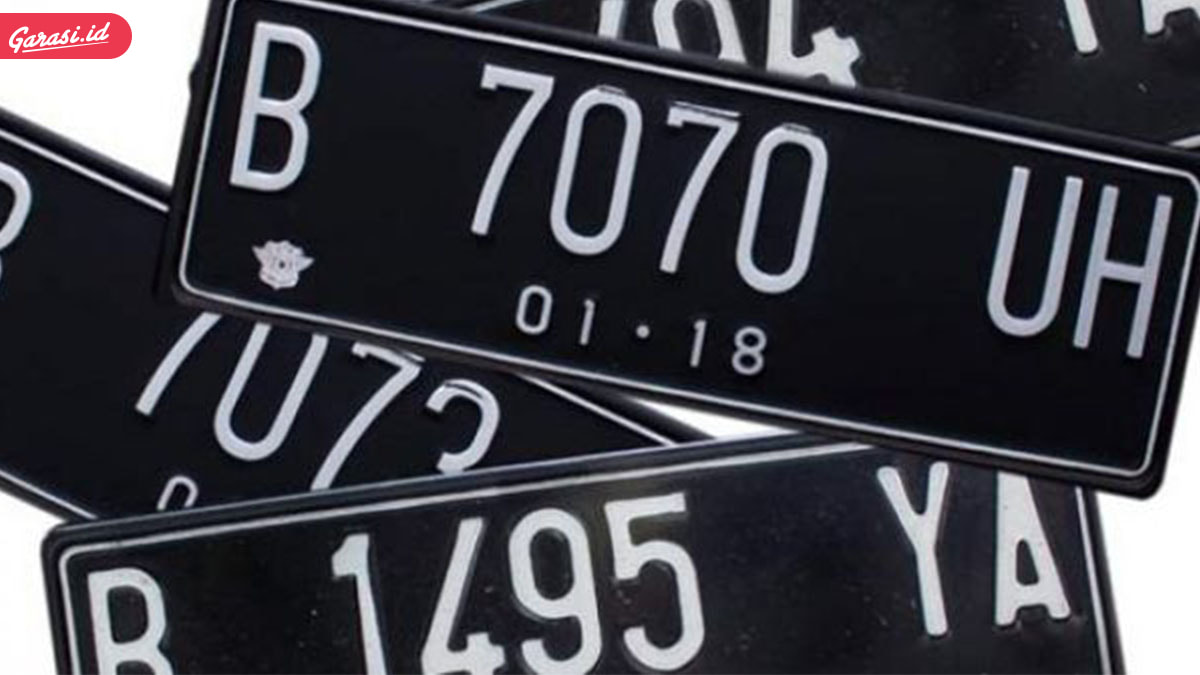
#> input picture Plat Kendaraan.jpeg, 1200 x 675 px
$ python main.py
#> lines starting #> are read from the running program, lines starting #| are printed output that depends on the picture; after the words box and inside, x2 and y2 are one past the last pixel; in counts of white or black regions, pixels touching at a corner belong together
# menambahkan library
import cv2
import numpy as np
import random

def random_cropping(img, crop_size):
    h, w = img.shape[:2]
    if h < crop_size[0] or w < crop_size[1]:
        raise ValueError("Ukuran potongan harus lebh kecil dari dimensi gambar")

    x = random.randint(0, w - crop_size[1])
    y = random.randint(0, h - crop_size[0])

    return img[y:y+crop_size[0], x:x+crop_size[1]]

def half_size_center_cropping(img):
    h, w = img.shape[:2]
    crop_h, crop_w = h // 2, w // 2
    start_x = w // 4
    start_y = h // 4

    return img[start_y:start_y+crop_h, start_x:start_x+crop_w]

def invert_colors(img):
    return 255 - img

def add_salt_and_pepper_noise(image, amount=0.004):
#> called with amount = 0.004
    row, col, ch = image.shape
#> row = 675; col = 1200; ch = 3
    s_vs_p = 0.5
    out = np.copy(image)

    num_salt = np.ceil(amount * image.size * s_vs_p)
#> num_salt = 4860
    num_pepper = np.ceil(amount * image.size * (1. - s_vs_p))
#> num_pepper = 4860

    # Salt
    for _ in range(int(num_salt)):
        i = np.random.randint(0, row - 1)
        j = np.random.randint(0, col - 1)
        out[i, j] = 1
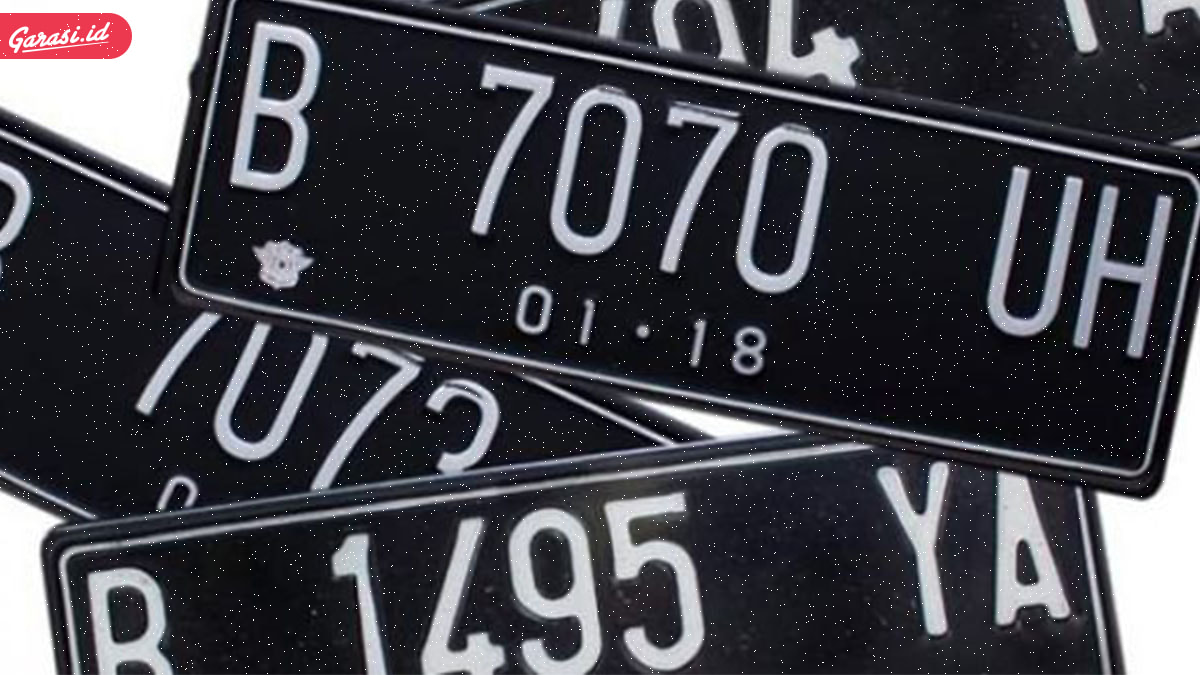
#> out: shape (675, 1200, 3) float32; mean B, G, R 0.289, 0.263, 0.263

    # Pepper
    for _ in range(int(num_pepper)):
        i = np.random.randint(0, row - 1)
        j = np.random.randint(0, col - 1)
        out[i, j] = 0
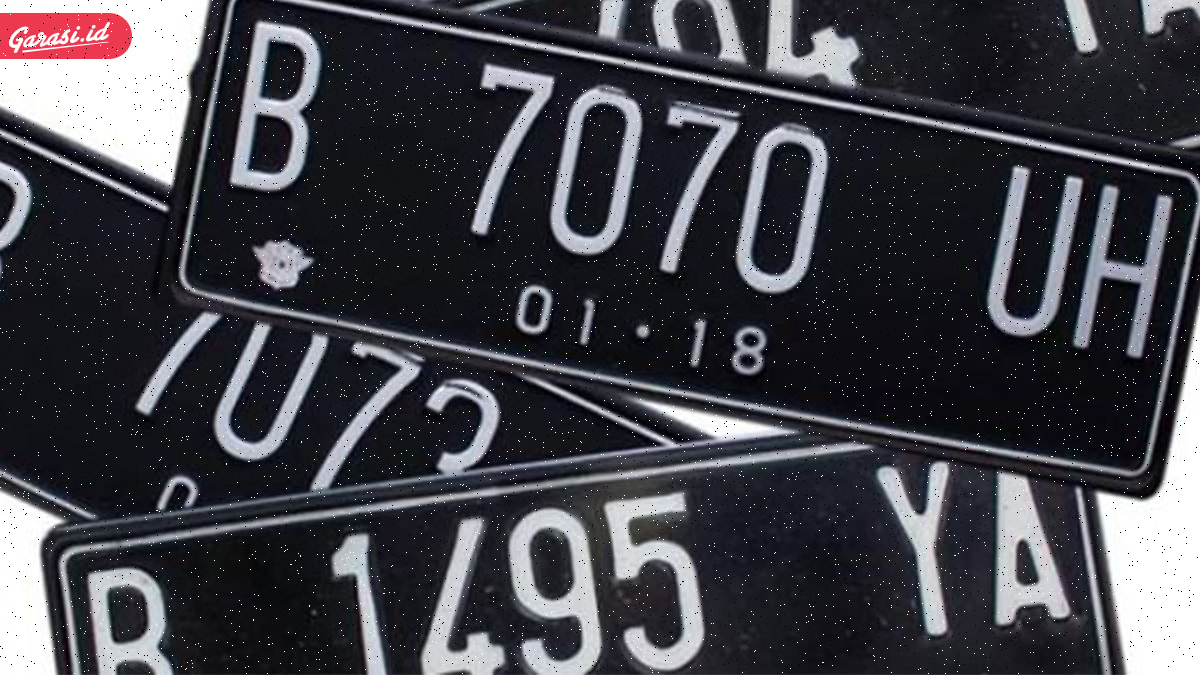
#> out: shape (675, 1200, 3) float32; 0.6% of pixels changed, all inside (x1, y1, x2, y2) = (0, 0, 1199, 674)

    return out

def add_gaussian_noise(image, mean=0, sigma=0.1):
#> called with mean = 0, sigma = 0.1
    row, col, ch = image.shape
#> row = 675; col = 1200; ch = 3
    gaussian = np.random.normal(mean, sigma, (row, col, ch))
    gaussian = gaussian.reshape(row, col, ch)
    noisy = image + gaussian
    return noisy

def rotate_image(image, angle):
    h, w = image.shape[:2]
    center = (w / 2, h / 2)

    rotation_matrix = cv2.getRotationMatrix2D(center, angle, 1.0)

    rotated_image = cv2.warpAffine(image, rotation_matrix, (w, h))
    return rotated_image

def flip_vertical(image):
    return cv2.flip(image, 0)

def flip_horizontal(image):
    return cv2.flip(image, 1)

# menambahkan gambar
image = cv2.imread('Plat Kendaraan.jpeg').astype(np.float32) / 255

# menambahkan salt and pepper noise
image_sp_noise = add_salt_and_pepper_noise(image)

# manambahkan gaussian noise
image_gaussian_noise = add_gaussian_noise(image)

# random cropping
crop_size = (300, 400)

image_random_cropped = random_cropping(image_sp_noise, crop_size)
image_center_cropped = half_size_center_cropping(image_gaussian_noise)

image_random_cropped_8u = cv2.convertScaleAbs(image_random_cropped)
image_center_cropped_8u = cv2.convertScaleAbs(image_center_cropped)

# invert warna
image_random_cropped_invert = 1 - image_random_cropped
image_center_cropped_invert = 1 - image_center_cropped

image_random_cropped_invert_8u = cv2.convertScaleAbs(image_random_cropped_invert * 255)
image_center_cropped_invert_8u = cv2.convertScaleAbs(image_center_cropped_invert * 255)

# rotate
rotate_image = rotate_image(image_random_cropped_invert_8u, 45)
flipped_vertically_image = flip_vertical(image_random_cropped_invert_8u)
flipped_horizontally_image = flip_vertical(image_center_cropped_invert_8u)
#> in flip_vertical (call 2), `return cv2.flip(image, 0)`:
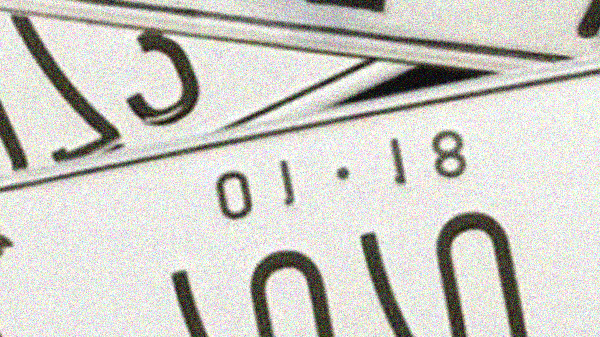
#> returned value: shape (337, 600, 3); mean of channels 0, 1, 2 197.7, 204.3, 205.4; drawn as B, G, R

# konversi ke grayscale
gray_random_cropped = cv2.cvtColor(image_random_cropped_8u, cv2.COLOR_BGR2GRAY)
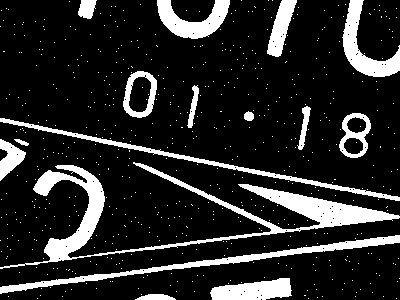
#> gray_random_cropped: shape (300, 400); values 0 (black) and 1 (white), 16% white; 599 white regions (583 under 20 px), largest, box (x1, y1, x2, y2) and area: (0, 162, 400, 269) 6417, (0, 235, 400, 294) 2359, (0, 118, 400, 201) 1729
gray_center_cropped = cv2.cvtColor(image_center_cropped_8u, cv2.COLOR_BGR2GRAY)
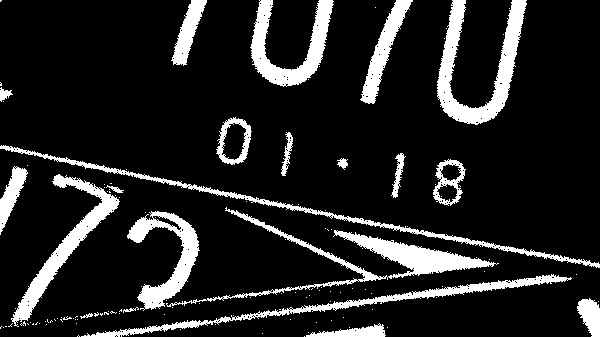
#> gray_center_cropped: shape (337, 600); values 0 (black) and 1 (white), 13.8% white; 128 white regions (107 under 20 px), largest, box (x1, y1, x2, y2) and area: (166, 207, 499, 307) 3875, (437, 0, 527, 125) 3851, (11, 174, 120, 327) 2833

gray_random_cropped_invert = cv2.cvtColor(image_random_cropped_invert_8u, cv2.COLOR_BGR2GRAY)
gray_center_cropped_invert = cv2.cvtColor(image_center_cropped_invert_8u, cv2.COLOR_BGR2GRAY)
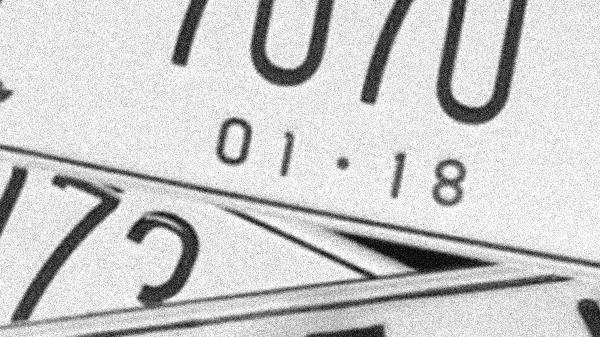
#> gray_center_cropped_invert: shape (337, 600); min 0, max 255, mean 203.9

# menerapkan metode canny
edges_random_cropped_invert = cv2.Canny(gray_random_cropped_invert, 50, 150)
#> edges_random_cropped_invert: shape (300, 400); 9.9% white in thin lines or dots
edges_center_cropped_invert = cv2.Canny(gray_center_cropped_invert, 50, 150)
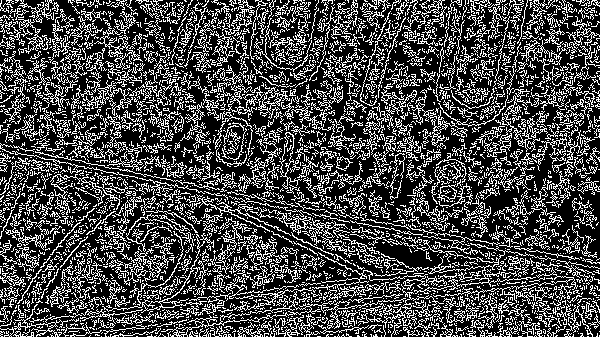
#> edges_center_cropped_invert: shape (337, 600); 28.4% white in thin lines or dots

# menampilkan hasil
cv2.imshow('Original image with salt and pepper noise', image_sp_noise)
cv2.imshow('Original image with gaussian noise', image_gaussian_noise)
cv2.imshow('Random Cropping', edges_random_cropped_invert)
cv2.imshow('half-size center cropping',edges_center_cropped_invert)
cv2.imshow('Rotated', rotate_image)
cv2.imshow('Flipped Vertical', flipped_vertically_image)
cv2.imshow('Flipped Horizontal', flipped_horizontally_image)

cv2.waitKey(0)
cv2.destroyAllWindows()
